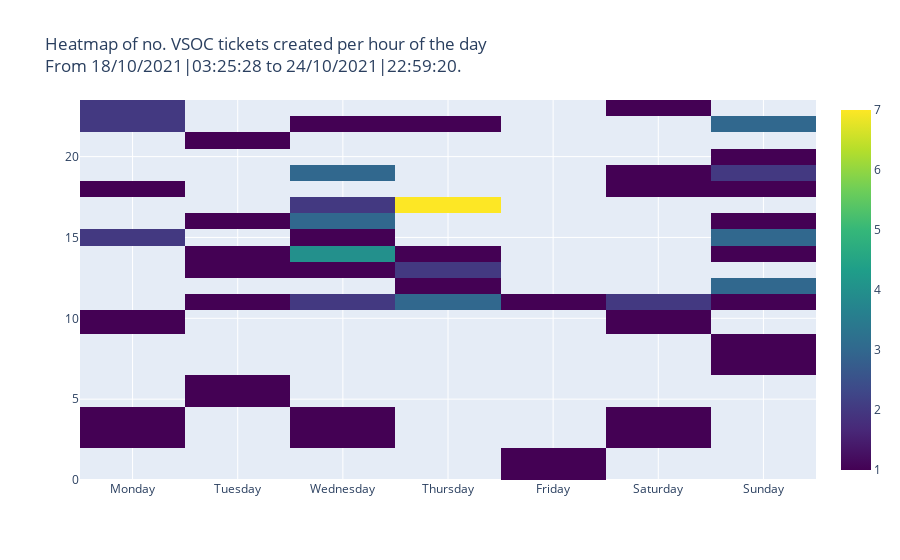

Notebook code cell kept with this figure:
### Code cell
s = pd.to_datetime(cleaned_table['TIMESTAMP'])
tickets_count = s.groupby(s.dt.floor('H')).size().reset_index(name='COUNT')
tickets_count['DAY'] = tickets_count['TIMESTAMP'].dt.day_name()
tickets_count['HR'] = tickets_count['TIMESTAMP'].dt.hour
heat_map_data = [go.Heatmap(x=tickets_count['DAY'], y = tickets_count['HR'], z = tickets_count['COUNT'],colorscale='Viridis')]
heat_map_layout = go.Layout(title_text='Heatmap of no. VSOC tickets created per hour of the day<br>From {} '
                                       'to {}.'.format(cleaned_table.start_timestamp, cleaned_table.end_timestamp,))
fig = go.Figure(data = heat_map_data, layout = heat_map_layout)
fig.show()
fig.write_image("./OUTPUT/HEATMAP.pdf")

### Figure 1 — Plotly figure (JSON) as saved in the notebook; plotly's stock layout.template omitted (floating-point values rounded to 4 significant figures)
{"data": [{"colorscale": [[0, "#440154"], [0.1111, "#482878"], [0.2222, "#3e4989"], [0.3333, "#31688e"], [0.4444, "#26828e"], [0.5556, "#1f9e89"], [0.6667, "#35b779"], [0.7778, "#6ece58"], [0.8889, "#b5de2b"], [1, "#fde725"]], "type": "heatmap", "x": ["Monday", "Monday", "Monday", "Monday", "Monday", "Monday", "Tuesday", "Tuesday", "Tuesday", "Tuesday", "Tuesday", "Tuesday", "Wednesday", "Wednesday", "Wednesday", "Wednesday", "Wednesday", "Wednesday", "Wednesday", "Wednesday", "Wednesday", "Thursday", "Thursday", "Thursday", "Thursday", "Thursday", "Thursday", "Friday", "Friday", "Saturday", "Saturday", "Saturday", "Saturday", "Saturday", "Saturday", "Sunday", "Sunday", "Sunday", "Sunday", "Sunday", "Sunday", "Sunday", "Sunday", "Sunday", "Sunday", "Sunday"], "y": [3, 10, 15, 18, 22, 23, 6, 11, 13, 14, 16, 21, 3, 11, 13, 14, 15, 16, 17, 19, 22, 11, 12, 13, 14, 17, 22, 1, 11, 3, 10, 11, 18, 19, 23, 7, 8, 11, 12, 14, 15, 16, 18, 19, 20, 22], "z": [1, 1, 2, 1, 2, 2, 1, 1, 1, 1, 1, 1, 1, 2, 1, 4, 1, 3, 2, 3, 1, 3, 1, 2, 1, 7, 1, 1, 1, 1, 1, 2, 1, 1, 1, 1, 1, 1, 3, 1, 3, 1, 1, 2, 1, 3]}], "layout": {"title": {"text": "Heatmap of no. VSOC tickets created per hour of the day<br>From 18/10/2021|03:25:28 to 24/10/2021|22:59:20."}}}
